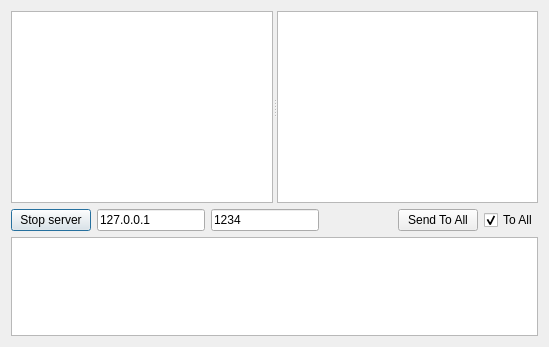
<?xml version="1.0" encoding="UTF-8"?>
<ui version="4.0">
 <class>Dialog</class>
 <widget class="QDialog" name="Dialog">
  <property name="geometry">
   <rect>
    <x>0</x>
    <y>0</y>
    <width>549</width>
    <height>347</height>
   </rect>
  </property>
  <property name="windowTitle">
   <string>Server</string>
  </property>
  <layout class="QVBoxLayout" name="verticalLayout">
   <item>
    <widget class="QSplitter" name="splitter">
     <property name="orientation">
      <enum>Qt::Horizontal</enum>
     </property>
     <widget class="QListWidget" name="lwLog">
      <property name="sizePolicy">
       <sizepolicy hsizetype="Expanding" vsizetype="Expanding">
        <horstretch>0</horstretch>
        <verstretch>0</verstretch>
       </sizepolicy>
      </property>
      <property name="selectionRectVisible">
       <bool>false</bool>
      </property>
     </widget>
     <widget class="QListWidget" name="lwUsers">
      <property name="sizePolicy">
       <sizepolicy hsizetype="Minimum" vsizetype="Fixed">
        <horstretch>0</horstretch>
        <verstretch>0</verstretch>
       </sizepolicy>
      </property>
      <property name="selectionMode">
       <enum>QAbstractItemView::MultiSelection</enum>
      </property>
      <property name="sortingEnabled">
       <bool>true</bool>
      </property>
     </widget>
    </widget>
   </item>
   <item>
    <layout class="QHBoxLayout" name="horizontalLayout">
     <item>
      <widget class="QPushButton" name="pbStartStop">
       <property name="text">
        <string>Stop server</string>
       </property>
       <property name="checkable">
        <bool>true</bool>
       </property>
       <property name="checked">
        <bool>false</bool>
       </property>
      </widget>
     </item>
     <item>
      <widget class="QLineEdit" name="leHost">
       <property name="text">
        <string>127.0.0.1</string>
       </property>
      </widget>
     </item>
     <item>
      <widget class="QLineEdit" name="lePort">
       <property name="text">
        <string>1234</string>
       </property>
      </widget>
     </item>
     <item>
      <spacer name="horizontalSpacer">
       <property name="orientation">
        <enum>Qt::Horizontal</enum>
       </property>
       <property name="sizeHint" stdset="0">
        <size>
         <width>40</width>
         <height>20</height>
        </size>
       </property>
      </spacer>
     </item>
     <item>
      <widget class="QPushButton" name="pbSend">
       <property name="text">
        <string>Send To All</string>
       </property>
      </widget>
     </item>
     <item>
      <widget class="QCheckBox" name="cbToAll">
       <property name="text">
        <string>To All</string>
       </property>
       <property name="shortcut">
        <string/>
       </property>
       <property name="checked">
        <bool>true</bool>
       </property>
       <property name="tristate">
        <bool>false</bool>
       </property>
      </widget>
     </item>
    </layout>
   </item>
   <item>
    <layout class="QHBoxLayout" name="horizontalLayout_2">
     <item>
      <widget class="QPlainTextEdit" name="pteMessage">
       <property name="plainText">
        <string/>
       </property>
      </widget>
     </item>
    </layout>
   </item>
  </layout>
 </widget>
 <layoutdefault spacing="6" margin="11"/>
 <resources/>
 <connections/>
</ui>
